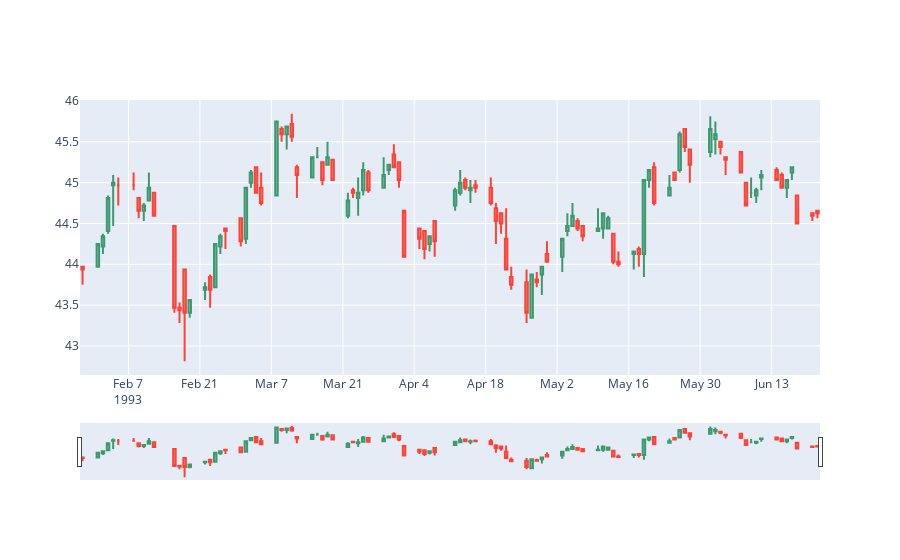

Here is the notebook cell this chart was saved with:
### Code cell
sample = stocks.iloc[0:100]
fig = go.Figure(data=[go.Candlestick(x=sample['Date'],
                open=sample['Open'],
                high=sample['High'],
                low=sample['Low'],
                close=sample['Close'])],
               )

fig.show()
